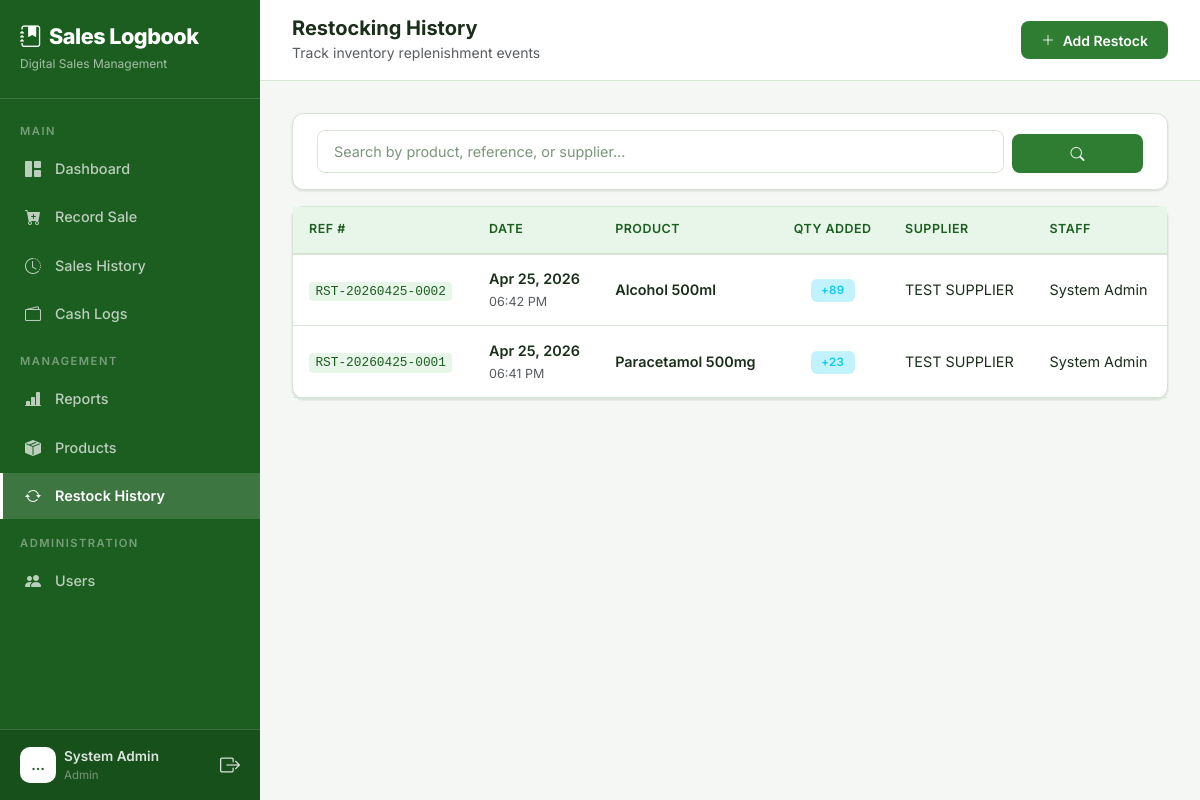
The page /restock/ (signed in) on the database as committed earlier.
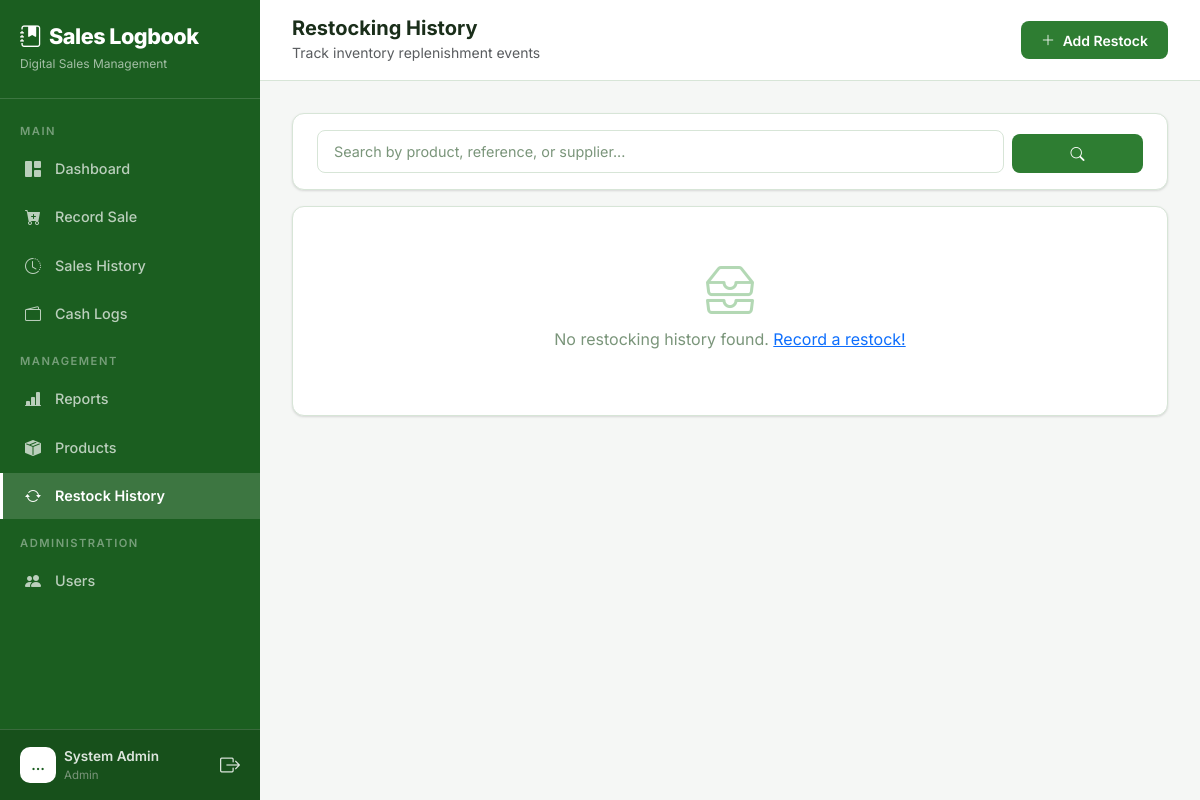
The same page on the database as committed later.
### core/models.py (models this page shows, shortened)
class Restock(models.Model):
    reference_number = models.CharField(max_length=30, unique=True, editable=False)
    product = models.ForeignKey(Product, on_delete=models.CASCADE, related_name='restocks')
    quantity = models.PositiveIntegerField(help_text="Number of units added to stock")
    supplier = models.CharField(max_length=200, blank=True, null=True)
    notes = models.TextField(blank=True, null=True)
    user = models.ForeignKey(User, on_delete=models.SET_NULL, null=True, related_name='restocks')
    date = models.DateTimeField(default=timezone.now)
    created_at = models.DateTimeField(auto_now_add=True)
    class Meta:
        ordering = ['-date']

class Product(models.Model):
    name = models.CharField(max_length=200)
    category = models.ForeignKey(Category, on_delete=models.SET_NULL, null=True, blank=True, related_name='products')
    description = models.TextField(blank=True, null=True)
    price = models.DecimalField(max_digits=12, decimal_places=2)
    stock = models.PositiveIntegerField(default=0, help_text="Current stock quantity")
    sku = models.CharField(max_length=50, blank=True, null=True, unique=True, verbose_name="SKU")
    is_active = models.BooleanField(default=True)
    created_at = models.DateTimeField(auto_now_add=True)
    updated_at = models.DateTimeField(auto_now=True)
    class Meta:
        ordering = ['category', 'name']

class User(AbstractUser):
    ROLE_CHOICES = (
        ('admin', 'Admin'),
        ('manager', 'Manager'),
        ('staff', 'Sales Staff'),
    )
    role = models.CharField(max_length=10, choices=ROLE_CHOICES, default='staff')
    phone = models.CharField(max_length=20, blank=True, null=True)

### core/views.py (the view)
# urls.py: path('restock/', views.restock_list, name='restock_list'),
@login_required
@role_required('admin', 'manager')
def restock_list(request):
    restocks = Restock.objects.select_related('product', 'user').all()
    search = request.GET.get('search', '').strip()
    if search:
        restocks = restocks.filter(
            Q(product__name__icontains=search) |
            Q(reference_number__icontains=search) |
            Q(supplier__icontains=search)
        )
    paginator = Paginator(restocks, 20)
    page = request.GET.get('page', 1)
    restocks = paginator.get_page(page)
    return render(request, 'core/restock_list.html', {
        'restocks': restocks,
        'search': search
    })

### core/templates/core/restock_list.html (shortened to what this page needs)
{% extends "core/base.html" %}
{% load static %}
{% block body %}
{% include "core/partials/sidebar.html" %}
<div class="main-content">
    <div class="top-bar d-flex justify-content-between align-items-center">
        <div class="d-flex align-items-center gap-3">
            <div>
                <h5 class="mb-0 fw-bold">Restocking History</h5>
                <small class="text-muted">Track inventory replenishment events</small>
            </div>
        </div>
        <a href="{% url 'restock_create' %}" class="btn btn-primary">
            <i class="bi bi-plus-lg me-1"></i> Add Restock
        </a>
    </div>
    <div class="page-content fade-in">
        <div class="card mb-3">
            <div class="card-body py-3">
                <form method="get" class="row g-2 align-items-end">
                    <div class="col-md-10">
                        <input type="text" name="search" class="form-control" placeholder="Search by product, reference, or supplier..." value="{{ search }}">
                    </div>
                    <div class="col-md-2">
                        <button type="submit" class="btn btn-primary w-100"><i class="bi bi-search"></i></button>
                    </div>
                </form>
            </div>
        </div>
        <div class="card">
            <div class="card-body p-0">
                {% if restocks %}
                <div class="table-responsive">
                    <table class="table table-hover mb-0">
                        <thead>
                            <tr>
                                <th>Ref #</th>
                                <th>Date</th>
                                <th>Product</th>
                                <th class="text-center">Qty Added</th>
                                <th>Supplier</th>
                                <th>Staff</th>
                            </tr>
                        </thead>
                        <tbody>
                            {% for restock in restocks %}
                            <tr>
                                <td><code>{{ restock.reference_number }}</code></td>
                                <td>
                                    <div class="fw-semibold">{{ restock.date|date:"M d, Y" }}</div>
                                    <small class="text-muted">{{ restock.date|date:"h:i A" }}</small>
                                </td>
                                <td>
                                    <div class="fw-semibold">{{ restock.product.name }}</div>
                                </td>
                                <td class="text-center">
                                    <span class="badge bg-info bg-opacity-25 text-info">+{{ restock.quantity }}</span>
                                </td>
                                <td>{{ restock.supplier|default:"—" }}</td>
                                <td>{{ restock.user.get_full_name|default:restock.user.username }}</td>
                            </tr>
                            {% endfor %}
                        </tbody>
                    </table>
                </div>
                {% else %}
                <div class="empty-state">
                    <i class="bi bi-inboxes"></i>
                    <p>No restocking history found. <a href="{% url 'restock_create' %}">Record a restock!</a></p>
                </div>
                {% endif %}
            </div>
        </div>
    </div>
</div>
{% endblock %}

Rows that differ between the two databases and show on the page:
removed Restock: reference_number "RST-20260425-0002", date "Apr 25, 2026", date "06:42 PM", product.name "Alcohol 500ml", quantity "89", supplier "TEST SUPPLIER", user.get_full_name "System Admin"
removed Restock: reference_number "RST-20260425-0001", date "Apr 25, 2026", date "06:41 PM", product.name "Paracetamol 500mg", quantity "23", supplier "TEST SUPPLIER", user.get_full_name "System Admin"
Other text that changed with them:
text no longer shown: "REF # DATE PRODUCT QTY ADDED SUPPLIER STAFF"
text now shown: "No restocking history found. Record a restock!"
